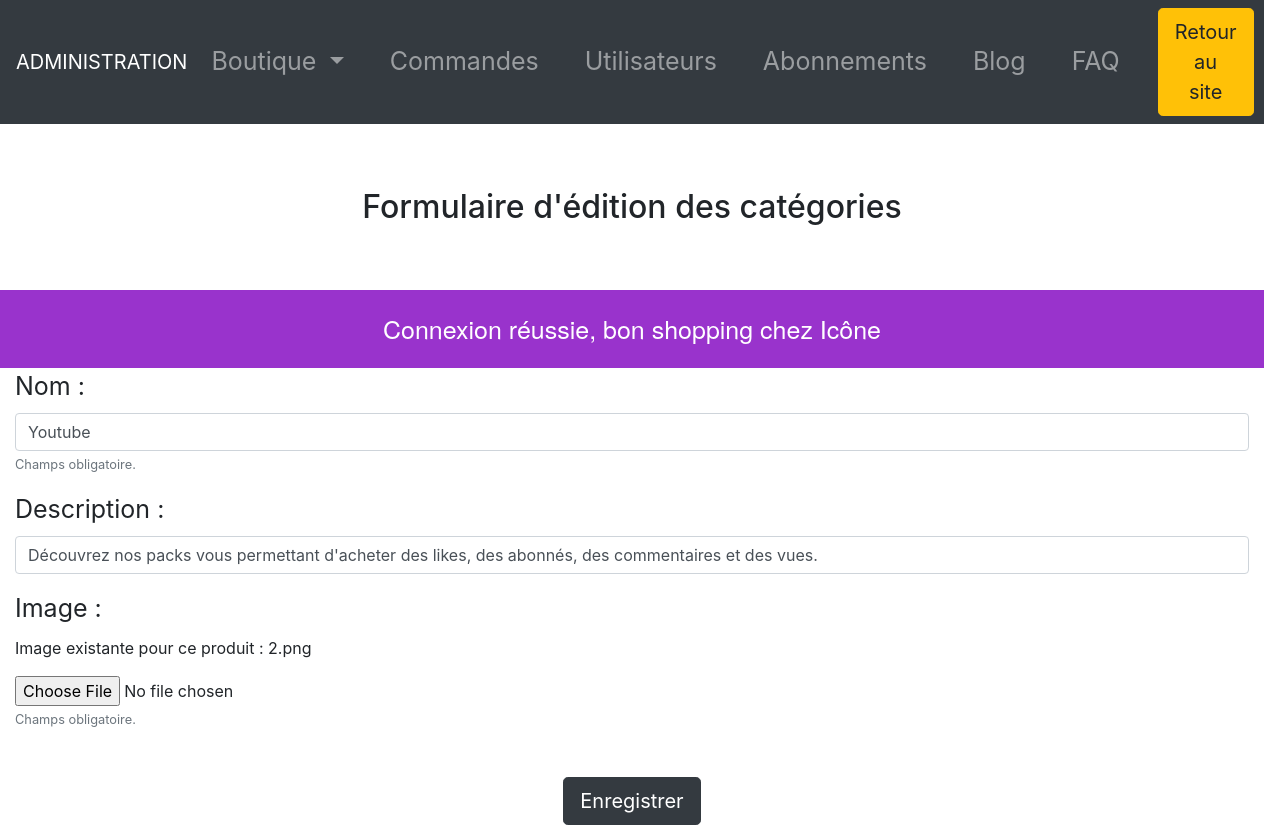
The page /index.php?p=categoryAdmin&action=edit&id=2 (signed in) on the database its author committed.
### tables this page shows
CREATE TABLE `categories` (
  `id` int(11) NOT NULL,
  `name` varchar(255) NOT NULL,
  `description` text NOT NULL,
  `image` varchar(255) DEFAULT NULL
);

### models/Category.php (called while the page is built, shortened)
<?php
function getCategory($categoryId){
    $db = dbConnect();
    $query = $db->query('SELECT * FROM categories WHERE id = ' . $categoryId);
    $selectedCategory = $query->fetch();
    return $selectedCategory;
}

### views/categoryForm.php (the view, shortened to what this page needs)
<!DOCTYPE html>
<html lang="fr">
<head>
    <link rel="stylesheet" href="assets/css/admin.css">
    <?php require 'partials/head_assets_admin.php'; ?>
</head>
<body>
<header>
    <?php require 'partials/header_admin.php'; ?>
</header>
<main>
    <h2 class="p-3 text-center mt-5 mb-5">Formulaire d'édition des catégories</h2>
    <?php if(isset($_SESSION['messages'])): ?>
        <div class="message">
            <?php foreach($_SESSION['messages'] as $message): ?>
                <?= $message ?><br>
            <?php endforeach; ?>
        </div>
    <?php endif; ?>
    <div class="container-fluid">
        <form action="index.php?p=categoryAdmin&action=<?= isset($category) || (isset($_SESSION['old_inputs']) && $_GET['action'] == 'edit') ? 'edit&id='. $_GET['id'] : 'add' ?>"  method="post" enctype="multipart/form-data">
            <div class="form-group">
                <label for="name">Nom :</label>
                <input type="text" class="form-control" id="name" name="name" value="<?= isset($_SESSION['old_inputs']) ? $_SESSION['old_inputs']['name'] : '' ?><?= isset($category) ? $category['name'] : ''?>">
                <small id="name" class="form-text text-muted">Champs obligatoire.</small>
            </div>
            <div class="form-group">
                <label for="description">Description :</label>
                <input type="text" id="description" name="description" class="form-control" value="<?= isset($_SESSION['old_inputs']) ? $_SESSION['old_inputs']['description'] : '' ?><?= isset($category) ? $category['description'] : ''?>">
            </div>
            <div class="form-group">
                <label for="image">Image : </label>
                <p> Image existante pour ce produit :
                    <?php if (isset($_GET['id']))
                        echo htmlentities($category['image']);
                    else
                        echo "aucune"
                    ?>
                </p>
                <input type="file" class="form-control-file" id="image" name="image">
                <small id="name" class="form-text text-muted">Champs obligatoire.</small>
            </div>
            <div class="text-center mt-5">
                <button type="submit" class="btn btn-dark btn-lg">Enregistrer</button>
            </div>
        </form>
    </div>
</main>
</body>

### assets/css/admin.css (style rules this page uses)
.message { text-align: center; font-family: "Helvetica Neue"; font-size: 25px; color: #ffffff; padding: 20px; background-color: #9933cc; }
th, tr, label { font-size: 25px; }

### rows shown on the page
categories: name "Youtube", description "Découvrez nos packs vous permettant d'acheter des likes, des abonnés, des commentaires et des vues.", image "2.png"

### other values the page prints
$message "Connexion réussie, bon shopping chez Icône"
